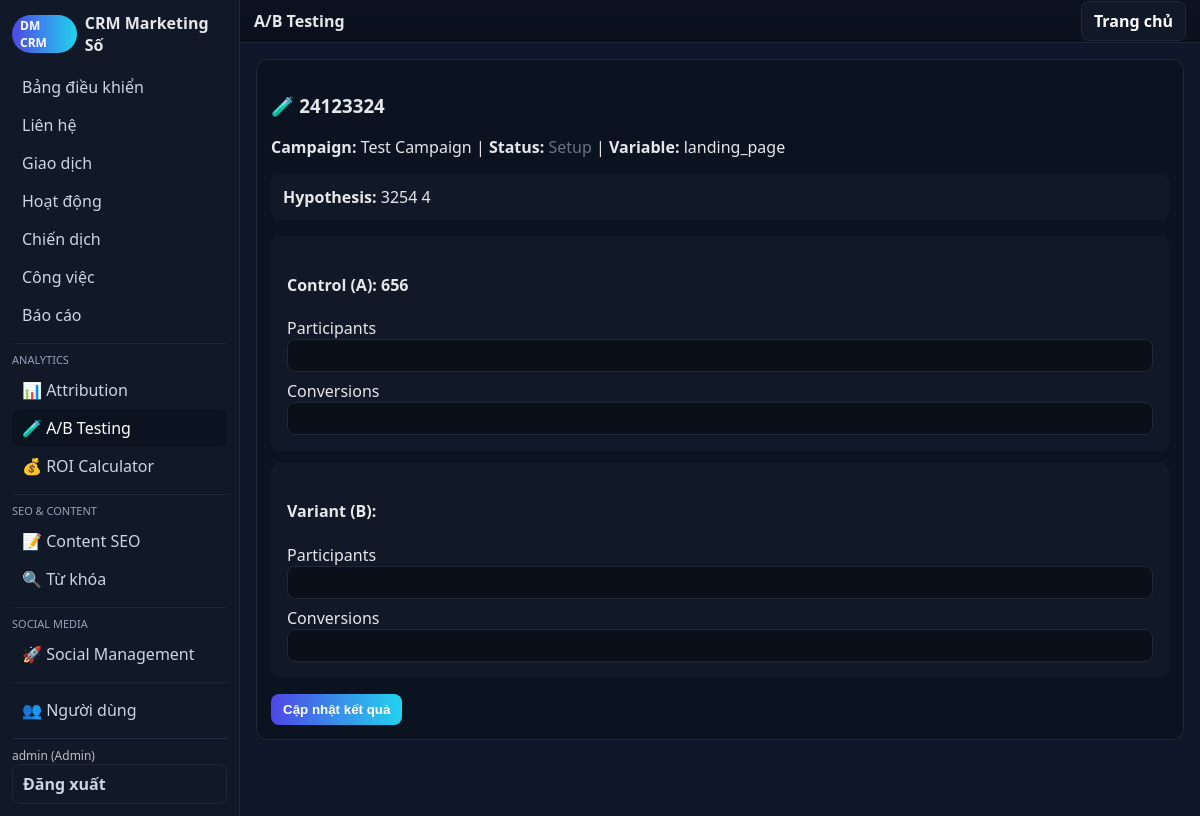
The app's page /src/index.php?action=ab_testing&op=view&id=6 (signed in) with its own data.
### tables this page shows
CREATE TABLE ab_tests (
id INTEGER PRIMARY KEY AUTOINCREMENT,
campaign_id INTEGER,
test_name TEXT NOT NULL,
test_type TEXT DEFAULT 'landing_page',
variant_a_config TEXT,
variant_b_config TEXT,
variant_a_traffic INTEGER DEFAULT 50,
variant_b_traffic INTEGER DEFAULT 50,
variant_a_conversions INTEGER DEFAULT 0,
variant_b_conversions INTEGER DEFAULT 0,
variant_a_revenue REAL DEFAULT 0,
variant_b_revenue REAL DEFAULT 0,
status TEXT DEFAULT 'running',
winner TEXT,
confidence_level REAL,
start_date TEXT,
end_date TEXT,
created_at TEXT DEFAULT CURRENT_TIMESTAMP, hypothesis TEXT, variable_tested TEXT, control_value TEXT, variant_value TEXT, sample_size INTEGER DEFAULT 1000,
FOREIGN KEY(campaign_id) REFERENCES campaigns(id)
);

CREATE TABLE campaigns (
  id INTEGER PRIMARY KEY AUTOINCREMENT,
  name TEXT NOT NULL,
  channel TEXT,
  budget REAL DEFAULT 0,
  spent REAL DEFAULT 0,
  status TEXT DEFAULT 'Active',
  start_date TEXT,
  end_date TEXT,
  notes TEXT,
  created_at TEXT DEFAULT CURRENT_TIMESTAMP
);

### src/lib/db.php (called while the page is built, shortened)
<?php
function q($db,$sql,$params=[]){ $st=$db->prepare($sql); $st->execute($params); return $st; }
function h($s){ return htmlspecialchars($s ?? '', ENT_QUOTES, 'UTF-8'); }
?>

### src/views/ab_testing.php (the view, shortened to what this page needs)
<?php
function view_ab_testing($op){
global $db;
if($op === 'view' && isset($_GET['id'])) {
    $test_id = (int)$_GET['id'];
    $test = q($db, "SELECT t.*, c.name as campaign_name FROM ab_tests t LEFT JOIN campaigns c ON t.campaign_id=c.id WHERE t.id=?", [$test_id])->fetch(PDO::FETCH_ASSOC);
    echo '<div class="card">';
    echo '<h3>🧪 '.h($test['test_name']).'</h3>';
    echo '<div style="margin-bottom:16px">';
    echo '<strong>Campaign:</strong> '.h($test['campaign_name']).' | ';
    echo '<strong>Status:</strong> <span style="color:'.($test['status']==='completed'?'#10b981':($test['status']==='running'?'#f59e0b':'#6b7280')).'">'.ucfirst($test['status']).'</span> | ';
    echo '<strong>Variable:</strong> '.h($test['variable_tested']);
    echo '</div>';
    if($test['hypothesis']) {
        echo '<div style="background:#111827;padding:12px;border-radius:8px;margin-bottom:16px">';
        echo '<strong>Hypothesis:</strong> '.h($test['hypothesis']);
        echo '</div>';
    }
    echo '<form method="post" action="?action=ab_testing&op=update_results">'; csrf_field();
    echo '<div class="grid cols-2" style="margin-bottom:16px">';
    echo '<div style="background:#111827;padding:16px;border-radius:8px">';
    echo '<h4>Control (A): '.h($test['control_value']).'</h4>';
    echo '<div style="display:grid;gap:8px">';
    echo '<div><label>Participants</label><input name="control_participants" type="number" value="'.$test['control_participants'].'" min="0"></div>';
    echo '<div><label>Conversions</label><input name="control_conversions" type="number" value="'.$test['control_conversions'].'" min="0"></div>';
    echo '</div></div>';
    echo '<div style="background:#111827;padding:16px;border-radius:8px">';
    echo '<h4>Variant (B): '.h($test['variant_value']).'</h4>';
    echo '<div style="display:grid;gap:8px">';
    echo '<div><label>Participants</label><input name="variant_participants" type="number" value="'.$test['variant_participants'].'" min="0"></div>';
    echo '<div><label>Conversions</label><input name="variant_conversions" type="number" value="'.$test['variant_conversions'].'" min="0"></div>';
    echo '</div></div>';
    echo '</div>';
    echo '<button class="btn">Cập nhật kết quả</button>';
    echo '</form>';
    echo '</div>';
    return;
}
}
?>

### src/views/layout.php (style rules this page uses)
:root { --bg:#0f172a;--panel:#111827;--muted:#1f2937;--text:#e5e7eb;--accent:#4f46e5;--accent2:#22d3ee }
* { box-sizing:border-box }
body { margin:0;font-family:ui-sans-serif,system-ui,-apple-system,Segoe UI,Roboto,Helvetica,Arial;background:var(--bg);color:var(--text) }
.card { background:#0b1220;border:1px solid var(--muted);border-radius:12px;padding:14px;margin-bottom:12px }
.grid { display:grid;gap:12px }
.btn { background:linear-gradient(90deg,var(--accent),var(--accent2));color:#fff;border:none;padding:8px 12px;border-radius:8px;cursor:pointer;font-weight:600 }
input,select,textarea { width:100%;background:#0a0f1a;border:1px solid var(--muted);border-radius:8px;padding:8px 10px;color:#e5e7eb }

### records on screen
ab_tests: test_name "24123324", campaign.name "Test Campaign", status "Setup", variable_tested "landing_page", hypothesis "3254 4", control_value "656"

### other values on screen
$v "Bảng điều khiển"
$v "Liên hệ"
$v "Giao dịch"
$v "Hoạt động"
$v "Chiến dịch"
$v "Công việc"
$v "Báo cáo"
$v "📊 Attribution"
$v "🧪 A/B Testing"
$v "💰 ROI Calculator"
$v "📝 Content SEO"
$v "🔍 Từ khóa"
$v "🚀 Social Management"
$v "👥 Người dùng"
$_SESSION['uname'] "admin"
